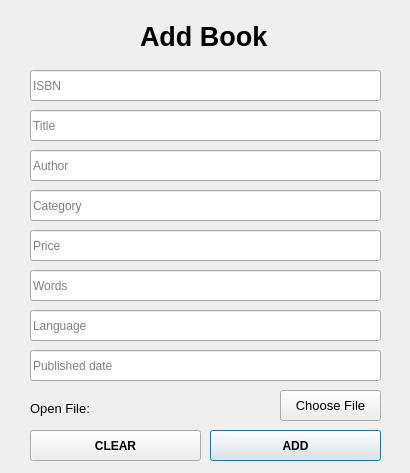
<?xml version="1.0" encoding="UTF-8"?>
<ui version="4.0">
 <class>Dialog</class>
 <widget class="QDialog" name="Dialog">
  <property name="geometry">
   <rect>
    <x>0</x>
    <y>0</y>
    <width>410</width>
    <height>473</height>
   </rect>
  </property>
  <property name="windowTitle">
   <string>Dialog</string>
  </property>
  <widget class="QLabel" name="add_page_title">
   <property name="geometry">
    <rect>
     <x>140</x>
     <y>20</y>
     <width>132</width>
     <height>33</height>
    </rect>
   </property>
   <property name="font">
    <font>
     <family>Tahoma</family>
     <pointsize>20</pointsize>
     <weight>75</weight>
     <bold>true</bold>
    </font>
   </property>
   <property name="text">
    <string>Add Book</string>
   </property>
  </widget>
  <widget class="QLineEdit" name="isbn_line_edit">
   <property name="geometry">
    <rect>
     <x>30</x>
     <y>70</y>
     <width>351</width>
     <height>31</height>
    </rect>
   </property>
   <property name="placeholderText">
    <string>ISBN</string>
   </property>
  </widget>
  <widget class="QLineEdit" name="title_line_edit">
   <property name="geometry">
    <rect>
     <x>30</x>
     <y>110</y>
     <width>351</width>
     <height>31</height>
    </rect>
   </property>
   <property name="placeholderText">
    <string>Title</string>
   </property>
  </widget>
  <widget class="QLineEdit" name="author_line_edit">
   <property name="geometry">
    <rect>
     <x>30</x>
     <y>150</y>
     <width>351</width>
     <height>31</height>
    </rect>
   </property>
   <property name="placeholderText">
    <string>Author</string>
   </property>
  </widget>
  <widget class="QLineEdit" name="category_line_edit">
   <property name="geometry">
    <rect>
     <x>30</x>
     <y>190</y>
     <width>351</width>
     <height>31</height>
    </rect>
   </property>
   <property name="placeholderText">
    <string>Category</string>
   </property>
  </widget>
  <widget class="QLineEdit" name="price_line_edit">
   <property name="geometry">
    <rect>
     <x>30</x>
     <y>230</y>
     <width>351</width>
     <height>31</height>
    </rect>
   </property>
   <property name="placeholderText">
    <string>Price</string>
   </property>
  </widget>
  <widget class="QLineEdit" name="word_line_edit">
   <property name="geometry">
    <rect>
     <x>30</x>
     <y>270</y>
     <width>351</width>
     <height>31</height>
    </rect>
   </property>
   <property name="placeholderText">
    <string>Words</string>
   </property>
  </widget>
  <widget class="QLineEdit" name="published_date_line_edit">
   <property name="geometry">
    <rect>
     <x>30</x>
     <y>350</y>
     <width>351</width>
     <height>31</height>
    </rect>
   </property>
   <property name="placeholderText">
    <string>Published date</string>
   </property>
  </widget>
  <widget class="QPushButton" name="add_btn">
   <property name="geometry">
    <rect>
     <x>210</x>
     <y>430</y>
     <width>171</width>
     <height>31</height>
    </rect>
   </property>
   <property name="font">
    <font>
     <weight>75</weight>
     <bold>true</bold>
    </font>
   </property>
   <property name="text">
    <string>ADD</string>
   </property>
  </widget>
  <widget class="QPushButton" name="clear_btn">
   <property name="geometry">
    <rect>
     <x>30</x>
     <y>430</y>
     <width>171</width>
     <height>31</height>
    </rect>
   </property>
   <property name="font">
    <font>
     <weight>75</weight>
     <bold>true</bold>
    </font>
   </property>
   <property name="text">
    <string>CLEAR</string>
   </property>
  </widget>
  <widget class="QLabel" name="open_file_lbl">
   <property name="geometry">
    <rect>
     <x>30</x>
     <y>400</y>
     <width>191</width>
     <height>16</height>
    </rect>
   </property>
   <property name="font">
    <font>
     <pointsize>10</pointsize>
     <weight>50</weight>
     <bold>false</bold>
    </font>
   </property>
   <property name="text">
    <string>Open File: </string>
   </property>
  </widget>
  <widget class="QPushButton" name="file_dialog_btn">
   <property name="geometry">
    <rect>
     <x>280</x>
     <y>390</y>
     <width>101</width>
     <height>31</height>
    </rect>
   </property>
   <property name="font">
    <font>
     <pointsize>10</pointsize>
     <weight>50</weight>
     <bold>false</bold>
    </font>
   </property>
   <property name="text">
    <string>Choose File</string>
   </property>
  </widget>
  <widget class="QLineEdit" name="language_line_edit">
   <property name="geometry">
    <rect>
     <x>30</x>
     <y>310</y>
     <width>351</width>
     <height>31</height>
    </rect>
   </property>
   <property name="placeholderText">
    <string>Language</string>
   </property>
  </widget>
 </widget>
 <resources/>
 <connections/>
</ui>
